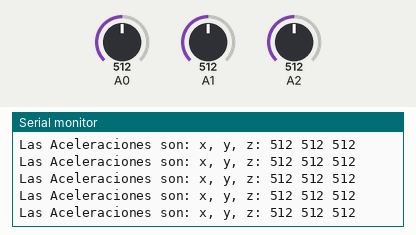
The sketch below on a simulated Arduino Uno, built with avr-gcc and run on an emulated ATmega328P. Parts: the last lines printed to the serial monitor. Inputs (shaded band) come from the test bench; at power-on: A0 = 512, A1 = 512, A2 = 512.

Above: at 2.7 s.
2.8 s: A0 set to 986
At 2.84 s:
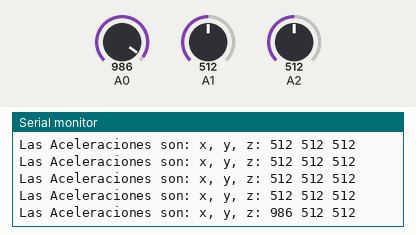
5.8 s: A0 set to 1013
At 5.87 s:
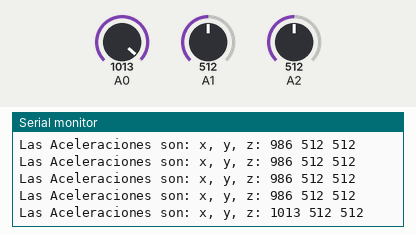
Timing chart, 0 to 8.8 s (numbered marks = the images above; inputs shaded):
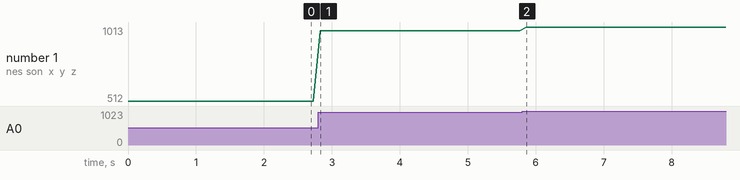

Measured:
- after the input at 2.8 s, the serial monitor: prints a new line at once (image 1)
- after the input at 5.8 s, the serial monitor: prints a new line after 0.06 s (image 2)
- plotted number 1: 512 → 986 after the input at 2.8 s, 986 → 1013 after the input at 5.8 s

The sketch:

acceleration.ino
```cpp
//------------------------------------------------------------------------------
// Programa para pruebas del Acelerómetro ADXL335
//------------------------------------------------------------------------------

int x, y, z;          // Variables

//------------------------------------------------------------------------------
void setup()
{
  Serial.begin(9600);      // Ajuste de la velocidad de comunicación serial
}

//------------------------------------------------------------------------------
void loop()
{
  x = analogRead(0);       // Lectura del pin 0 de entrada analógica
  y = analogRead(1);       // Lectura del pin 1 de entrada analógica
  z = analogRead(2);       // Lectura del pin 2 de entrada analógica
  Serial.print("Las Aceleraciones son: x, y, z: ");
  Serial.print(x, DEC);    // Imprime la aceleración en el eje X
  Serial.print(" ");       // ... imprime un espacio entre los números...
  Serial.print(y, DEC);    // Imprime la aceleración en el eje Y
  Serial.print(" ");       // ... imprime un espacio entre los números...
  Serial.println(z, DEC);  // Imprime la aceleración en el eje Z
  delay(100);              // ... imprime un espacio entre los números...
}
//------------------------------------------------------------------------------
```
